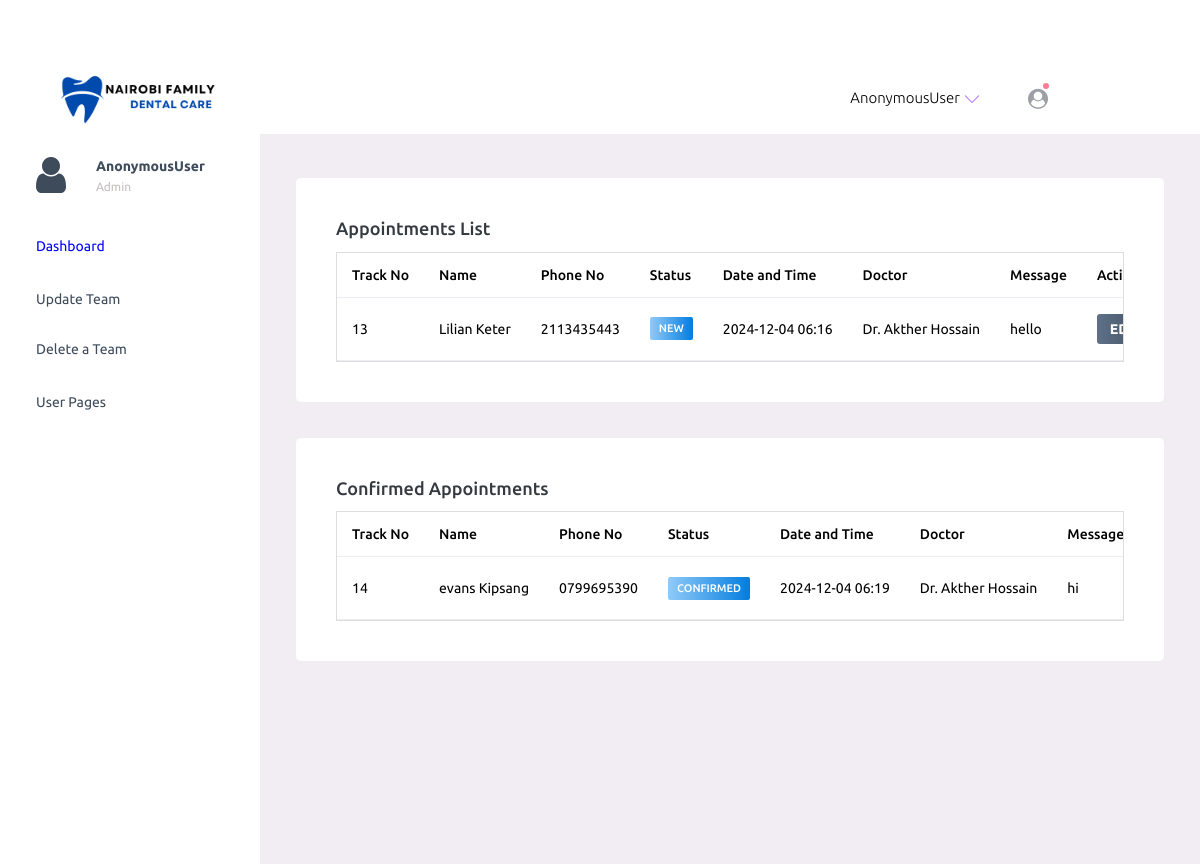
The page /dashboard_appointments/ on the database as committed earlier.
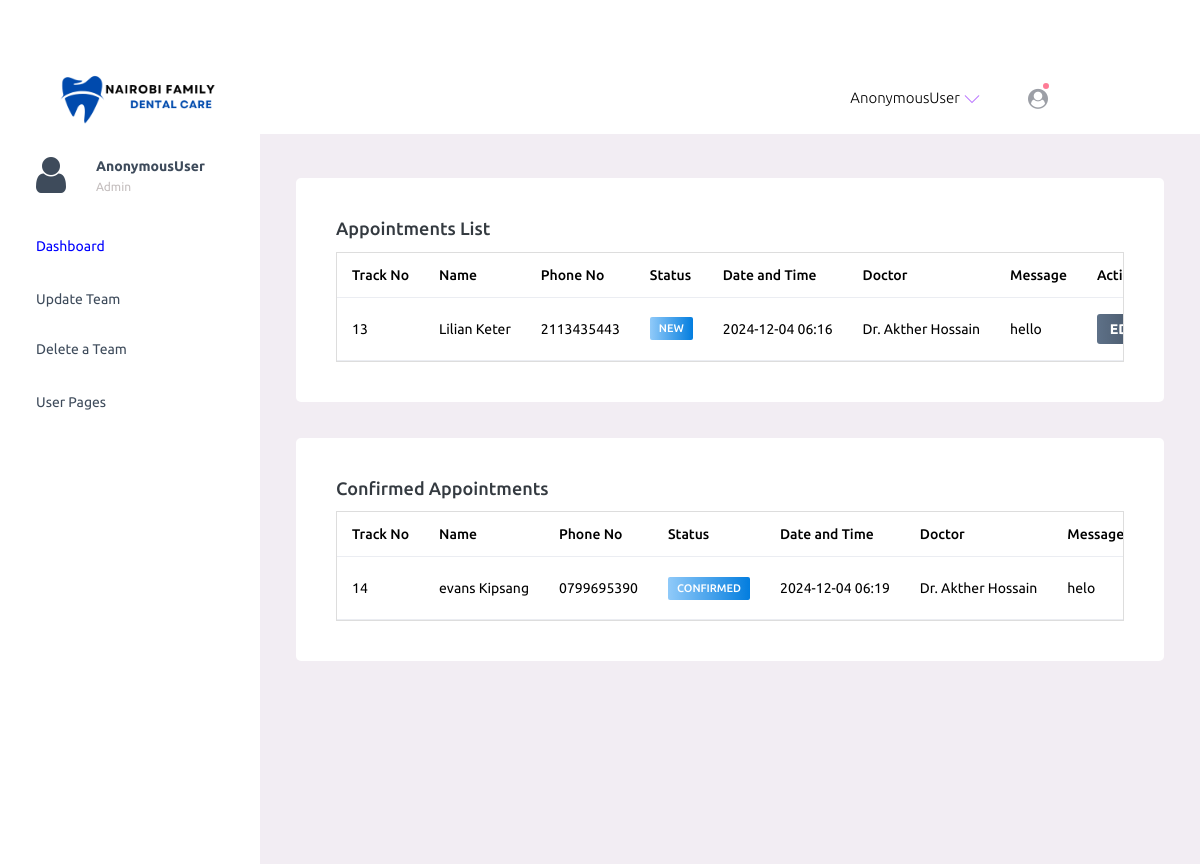
The same page on the database as committed later.
### DentalcareApp/models.py (models this page shows, shortened)
class Appointment(models.Model):
    name = models.CharField(max_length=100)
    email = models.EmailField()
    phone = models.CharField(max_length=100)
    date = models.DateField()
    time = models.TimeField()
    doctor = models.CharField(max_length=100)
    message = models.TextField()
    appointment_time = models.DateTimeField(auto_now_add=True)
    confirmed = models.BooleanField(default=False)

### DentalcareApp/views.py (the view)
# urls.py: path('dashboard_appointments/', views.appointments_dashboard, name='appointments_dashboard'),
def appointments_dashboard(request):
    appointments = Appointment.objects.filter(confirmed=False).order_by('-appointment_time')
    confirmed_appointments = Appointment.objects.filter(confirmed=True).order_by('-appointment_time')
    context = {
        'appointments': appointments,
        'confirmed_appointments': confirmed_appointments,
    }
    return render(request, 'appointments-dash.html', context)

### templates/appointments-dash.html (shortened to what this page needs)
{% extends 'index.html' %}
{% load static %}
{% block body %}
 <div class="card">
    <div class="card-body">
        <h4 class="card-title">Appointments List</h4>
        <div class="table-responsive" style="max-height: 300px; overflow-y: auto; border: 1px solid #ddd;">
            <table class="table">
                <thead>
                    <tr>
                        <th>Track No</th>
                        <th>Name</th>
                        <th>Phone No</th>
                        <th>Status</th>
                        <th>Date and Time</th>
                        <th>Doctor</th>
                        <th>Message</th>
                        <th>Action</th>
                    </tr>
                </thead>
                <tbody>
                    {% for x in appointments %}
                        <tr>
                        <td>{{ x.id }}</td>
                            <td>{{ x.name }}</td>
                            <td>{{ x.phone }}</td>
                            <td>
                                <label class="badge badge-gradient-info">NEW</label>
                            </td>
                            <td>{{ x.appointment_time|date:"Y-m-d H:i" }}</td>
                            <td>{{ x.doctor }}</td>
                            <td>{{ x.message }}</td>
                            <td>
                                <a href="/edit/{{ x.id }}" class="btn btn-gradient-dark btn-sm">EDIT</a>
                            </td>
                        </tr>
                    {% endfor %}
                </tbody>
            </table>
        </div>
    </div>
</div><br><br>
     <div class="card">
    <div class="card-body">
        <h4 class="card-title"> Confirmed Appointments </h4>
        <div class="table-responsive" style="max-height: 300px; overflow-y: auto; border: 1px solid #ddd;">
            <table class="table">
                <thead>
                    <tr>
                        <th>Track No</th>
                        <th>Name</th>
                        <th>Phone No</th>
                        <th>Status</th>
                        <th>Date and Time</th>
                        <th>Doctor</th>
                        <th>Message</th>
                    </tr>
                </thead>
                <tbody>
                    {% for x in confirmed_appointments %}
                        <tr>
                        <td>{{ x.id }}</td>
                            <td>{{ x.name }}</td>
                            <td>{{ x.phone }}</td>
                            <td>
                                <label class="badge badge-gradient-info">CONFIRMED</label>
                            </td>
                            <td>{{ x.appointment_time|date:"Y-m-d H:i" }}</td>
                            <td>{{ x.doctor }}</td>
                            <td>{{ x.message }}</td>
                        </tr>
                    {% endfor %}
                </tbody>
            </table>
        </div>
    </div>
</div>
{% endblock %}

Rows that differ between the two databases and show on the page:
changed Appointment "evans Kipsang": message "hi" → "helo"
